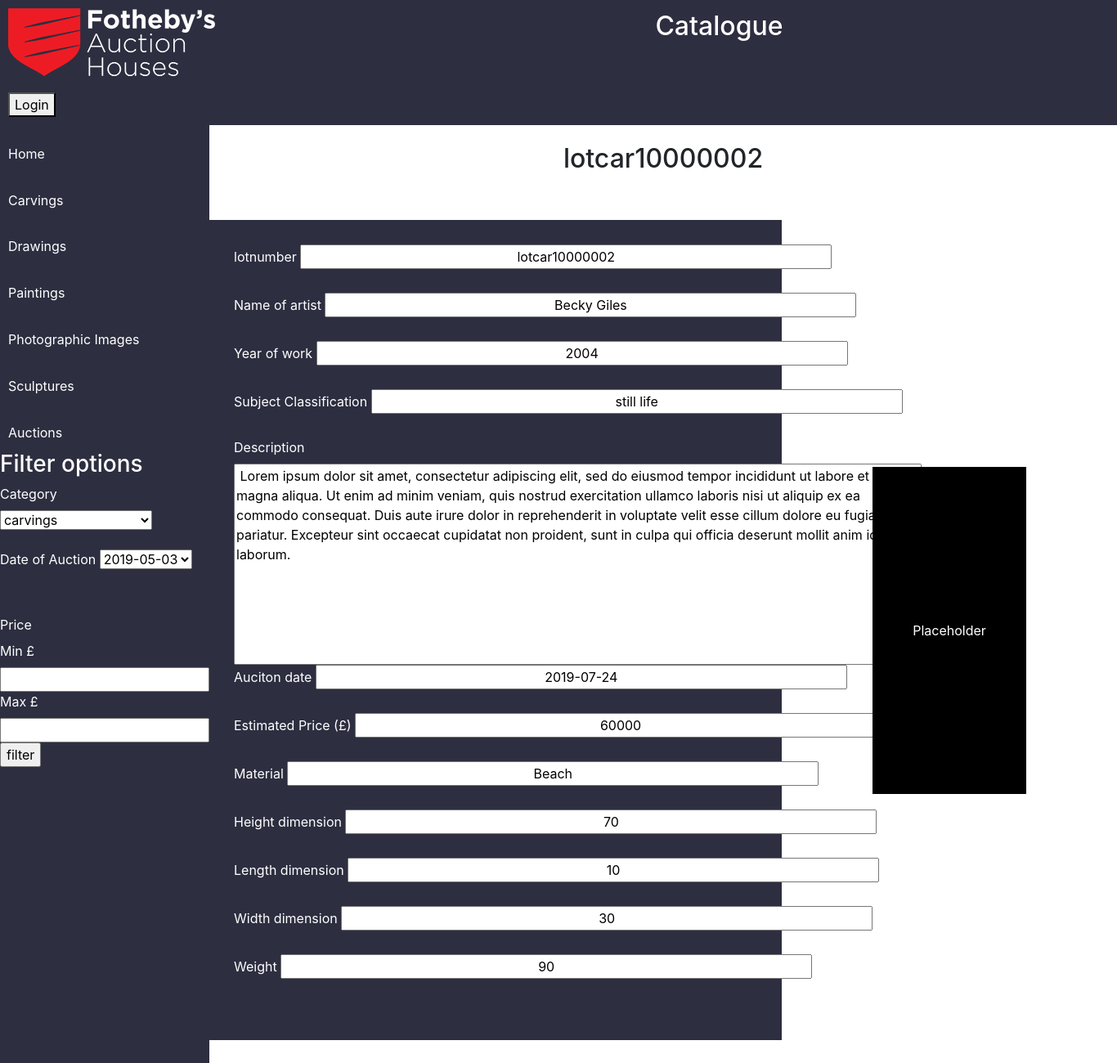
Screenshot of /default/public/auctionlotshowcar.php?id=10000002 with the database file from the repository.
### tables this page shows
CREATE TABLE `carvings` (
  `idcarvings` int(11) NOT NULL AUTO_INCREMENT,
  `lotnumber` varchar(45) NOT NULL DEFAULT 'lotcar',
  `name_of_artist` varchar(45) DEFAULT NULL,
  `year_work_produced` varchar(45) DEFAULT NULL,
  `subject_classification` varchar(45) DEFAULT NULL,
  `description` varchar(500) DEFAULT NULL,
  `auction_date` date DEFAULT NULL,
  `estimated_price` varchar(45) DEFAULT NULL,
  `material` varchar(45) DEFAULT NULL,
  `height_dimension` int(3) DEFAULT NULL,
  `length_dimension` int(3) DEFAULT NULL,
  `width_dimension` int(3) DEFAULT NULL,
  `weight` int(3) DEFAULT NULL,
  `Auction` varchar(45) DEFAULT NULL,
  `status` varchar(45) DEFAULT NULL,
  `category` varchar(45) DEFAULT NULL,
  `commision_price` varchar(45) DEFAULT NULL,
  `sold_for` varchar(45) DEFAULT NULL,
  PRIMARY KEY (`idcarvings`,`lotnumber`)
);

### default/public/auctionlotshowcar.php (the view, shortened to what this page needs)
<?php
require 'headers/publicheader.php';
   $sculpture= $pdo->query('SELECT * FROM carvings WHERE idcarvings = '. $_GET['id'])->fetch()  ;
?>
<h2><?php echo $sculpture['lotnumber'].$sculpture['idcarvings'] ;  ?></h2>
<div class="con">
<div class="formadd">
<form action="" method="POST" >
          <label>lotnumber</label>
          <input readonly="readonly"  type="text" name="lotnumber" value="<?php echo $sculpture['lotnumber'].$sculpture['idcarvings'] ; ?>" /><br /><br />
          <label>Name of artist</label>
          <input readonly="readonly" type="text" name="name_of_artist" value="<?php echo $sculpture['name_of_artist']; ?>" /><br /><br />
          <label>Year of work</label>
          <input readonly="readonly" type="text" name="year_of_work" value="<?php echo $sculpture['year_work_produced']; ?>" /><br /><br />
          <label>Subject Classification</label>
          <input readonly="readonly" type="text" name="subject_classification" value="<?php echo $sculpture['subject_classification']; ?>" /><br /><br />
          <label>Description</label>
                    <textarea rows="10" cols="80" readonly name="description"> <?php echo $sculpture['description']; ?></textarea>
          <label>Auciton date</label>
          <input readonly="readonly" type="text" name="auction_date" value="<?php echo $sculpture['auction_date']; ?>" /><br /><br />
          <label>Estimated Price (£)</label>
          <input readonly="readonly" type="text" name="estimated_price" value="<?php echo $sculpture['estimated_price']; ?>" /><br /><br />
          <label>Material</label>
          <input readonly="readonly" type="text" name="material" value="<?php echo $sculpture['material']; ?>" /><br /><br />
          <label>Height dimension</label>
          <input readonly="readonly" type="text" name="height" value="<?php echo $sculpture['height_dimension']; ?>" /><br /><br />
          <label>Length dimension</label>
          <input readonly="readonly" type="text" name="length" value="<?php echo $sculpture['length_dimension']; ?>" /><br /><br />
          <label>Width dimension</label>
          <input readonly="readonly" type="text" name="width" value="<?php echo $sculpture['width_dimension']; ?>" /><br /><br />
          <label>Weight</label>
          <input readonly="readonly" type="text" name="weight" value="<?php echo $sculpture['weight']; ?>" /><br /><br />
        </form>
</div>
        <div class="placehold2">
          Placeholder
        </div>
</div>

### default/public/style.css (style rules this page uses)
html,body { height:100%; margin:0; }
body { width: 100%; height: 100%; }
.formadd { background-color: #2d2e40; color: white; width: 700px; padding: 30px; display: flex; margin-right: 10%; }
.formadd input { width: 650px; justify-content: center; text-align: center; }
.con { display: flex; justify-content: center; align-items: center; margin-top: 5%; }
h2 { margin-top: 2%; text-align: center; }
.placehold2 { width:400px; background-color: black; color: white; display: flex; justify-content: center; align-items: center; height: 400px; margin-right: 10%; }

### rows the page displays
carvings: lotnumber "lotcar", idcarvings "10000002", lotnumber "lotcar10000002", name_of_artist "Becky Giles", year_of_work "2004", subject_classification "still life", description "Lorem ipsum dolor sit amet, consectetur adipiscing elit, sed do eiusmod tempor incididunt ut labore et dolore magna aliqua. Ut enim ad minim veniam, quis nostrud exercitation ullamco laboris nisi ut aliquip ex ea commodo consequat. Duis aute irure dolor in reprehenderit in voluptate velit esse cillum dolore eu fugiat nulla pariatur. Excepteur sint occaecat cupidatat non proident, sunt in culpa qui officia deserunt mollit anim id est laborum.", auction_date "2019-07-24", estimated_price "60000", material "Beach", height "70", length "10", width "30", weight "90"

### other values shown
form field date "2019-05-03"
